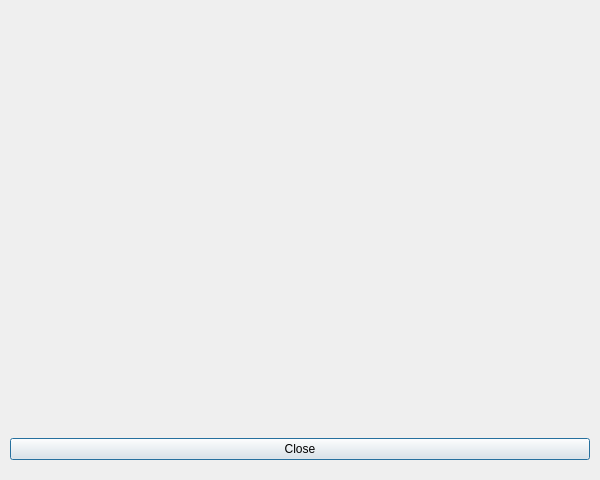
<ui version="4.0" >
 <author></author>
 <comment></comment>
 <exportmacro></exportmacro>
 <class>helpDialog</class>
 <widget class="QDialog" name="helpDialog" >
  <property name="geometry" >
   <rect>
    <x>0</x>
    <y>0</y>
    <width>600</width>
    <height>480</height>
   </rect>
  </property>
  <property name="windowTitle" >
   <string>Help</string>
  </property>
  <widget class="QWidget" name="layout1" >
   <property name="geometry" >
    <rect>
     <x>10</x>
     <y>10</y>
     <width>580</width>
     <height>450</height>
    </rect>
   </property>
   <layout class="QGridLayout" >
    <property name="margin" >
     <number>0</number>
    </property>
    <property name="spacing" >
     <number>6</number>
    </property>
    <item row="0" column="0" >
     <widget class="Q3TextBrowser" name="helpTextBrowser" />
    </item>
    <item row="1" column="0" >
     <widget class="QPushButton" name="helpDialogCloseButton" >
      <property name="text" >
       <string>Close</string>
      </property>
     </widget>
    </item>
   </layout>
  </widget>
 </widget>
 <layoutdefault spacing="6" margin="11" />
 <pixmapfunction>qPixmapFromMimeSource</pixmapfunction>
 <customwidgets>
  <customwidget>
   <class>Q3TextBrowser</class>
   <extends>QWidget</extends>
   <header>q3textbrowser.h</header>
   <container>1</container>
   <pixmap></pixmap>
  </customwidget>
 </customwidgets>
 <resources/>
 <connections/>
</ui>
